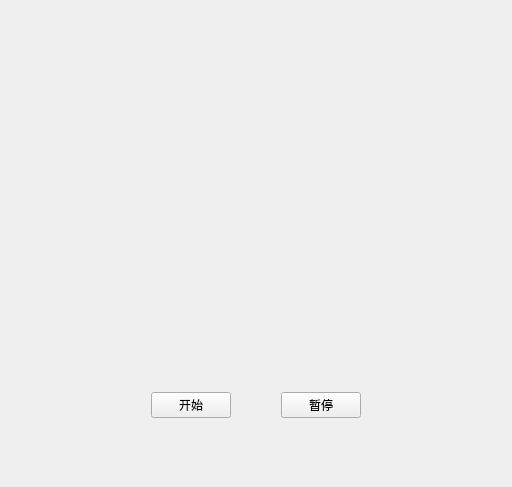
<?xml version="1.0" encoding="UTF-8"?>
<ui version="4.0">
 <class>Widget</class>
 <widget class="QWidget" name="Widget">
  <property name="geometry">
   <rect>
    <x>0</x>
    <y>0</y>
    <width>512</width>
    <height>487</height>
   </rect>
  </property>
  <property name="windowTitle">
   <string>Widget</string>
  </property>
  <layout class="QGridLayout" name="gridLayout_2">
   <item row="0" column="0">
    <layout class="QGridLayout" name="gridLayout">
     <item row="0" column="1">
      <spacer name="verticalSpacer_2">
       <property name="orientation">
        <enum>Qt::Vertical</enum>
       </property>
       <property name="sizeHint" stdset="0">
        <size>
         <width>20</width>
         <height>40</height>
        </size>
       </property>
      </spacer>
     </item>
     <item row="1" column="0">
      <spacer name="horizontalSpacer_4">
       <property name="orientation">
        <enum>Qt::Horizontal</enum>
       </property>
       <property name="sizeHint" stdset="0">
        <size>
         <width>40</width>
         <height>20</height>
        </size>
       </property>
      </spacer>
     </item>
     <item row="1" column="1">
      <layout class="QVBoxLayout" name="verticalLayout">
       <item>
        <widget class="QLabel" name="picLabel">
         <property name="minimumSize">
          <size>
           <width>300</width>
           <height>300</height>
          </size>
         </property>
         <property name="maximumSize">
          <size>
           <width>300</width>
           <height>300</height>
          </size>
         </property>
         <property name="text">
          <string/>
         </property>
         <property name="scaledContents">
          <bool>true</bool>
         </property>
        </widget>
       </item>
       <item>
        <spacer name="verticalSpacer">
         <property name="orientation">
          <enum>Qt::Vertical</enum>
         </property>
         <property name="sizeHint" stdset="0">
          <size>
           <width>20</width>
           <height>17</height>
          </size>
         </property>
        </spacer>
       </item>
       <item>
        <layout class="QHBoxLayout" name="horizontalLayout">
         <item>
          <spacer name="horizontalSpacer_3">
           <property name="orientation">
            <enum>Qt::Horizontal</enum>
           </property>
           <property name="sizeHint" stdset="0">
            <size>
             <width>40</width>
             <height>20</height>
            </size>
           </property>
          </spacer>
         </item>
         <item>
          <widget class="QPushButton" name="startButton">
           <property name="text">
            <string>开始</string>
           </property>
          </widget>
         </item>
         <item>
          <spacer name="horizontalSpacer">
           <property name="orientation">
            <enum>Qt::Horizontal</enum>
           </property>
           <property name="sizeHint" stdset="0">
            <size>
             <width>40</width>
             <height>20</height>
            </size>
           </property>
          </spacer>
         </item>
         <item>
          <widget class="QPushButton" name="pauseButton">
           <property name="text">
            <string>暂停</string>
           </property>
          </widget>
         </item>
         <item>
          <spacer name="horizontalSpacer_2">
           <property name="orientation">
            <enum>Qt::Horizontal</enum>
           </property>
           <property name="sizeHint" stdset="0">
            <size>
             <width>40</width>
             <height>20</height>
            </size>
           </property>
          </spacer>
         </item>
        </layout>
       </item>
      </layout>
     </item>
     <item row="1" column="2">
      <spacer name="horizontalSpacer_5">
       <property name="orientation">
        <enum>Qt::Horizontal</enum>
       </property>
       <property name="sizeHint" stdset="0">
        <size>
         <width>40</width>
         <height>20</height>
        </size>
       </property>
      </spacer>
     </item>
     <item row="2" column="1">
      <spacer name="verticalSpacer_3">
       <property name="orientation">
        <enum>Qt::Vertical</enum>
       </property>
       <property name="sizeHint" stdset="0">
        <size>
         <width>20</width>
         <height>28</height>
        </size>
       </property>
      </spacer>
     </item>
    </layout>
   </item>
  </layout>
 </widget>
 <layoutdefault spacing="6" margin="11"/>
 <resources/>
 <connections/>
</ui>
